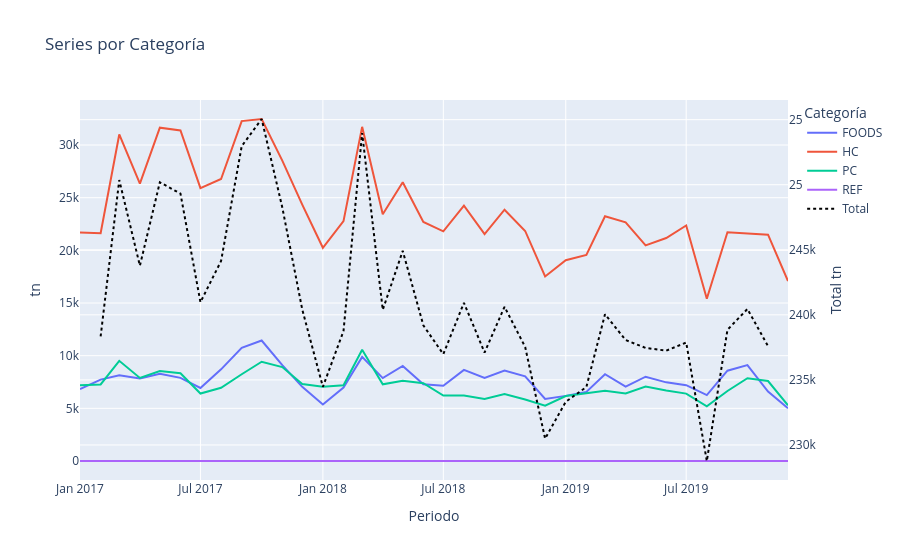

The code cell stored with this chart in its notebook:
### Code cell
import plotly.express as px

fig = px.line(cat_series, x="periodo_dt", y=cat_series.columns[1:-2], labels={"value": "tn", "variable": "Categoría"}, title="Series por Categoría")
fig.update_layout(
  yaxis_title="tn",
  xaxis_title="Periodo",
  yaxis2=dict(
    title="Total tn",
    overlaying="y",
    side="right"
  )
)
fig.add_scatter(
  x=cat_series["periodo_dt"],
  y=cat_series["total"],
  mode="lines",
  name="Total",
  yaxis="y2",
  line=dict(color="black", dash="dot")
)
fig.show()
